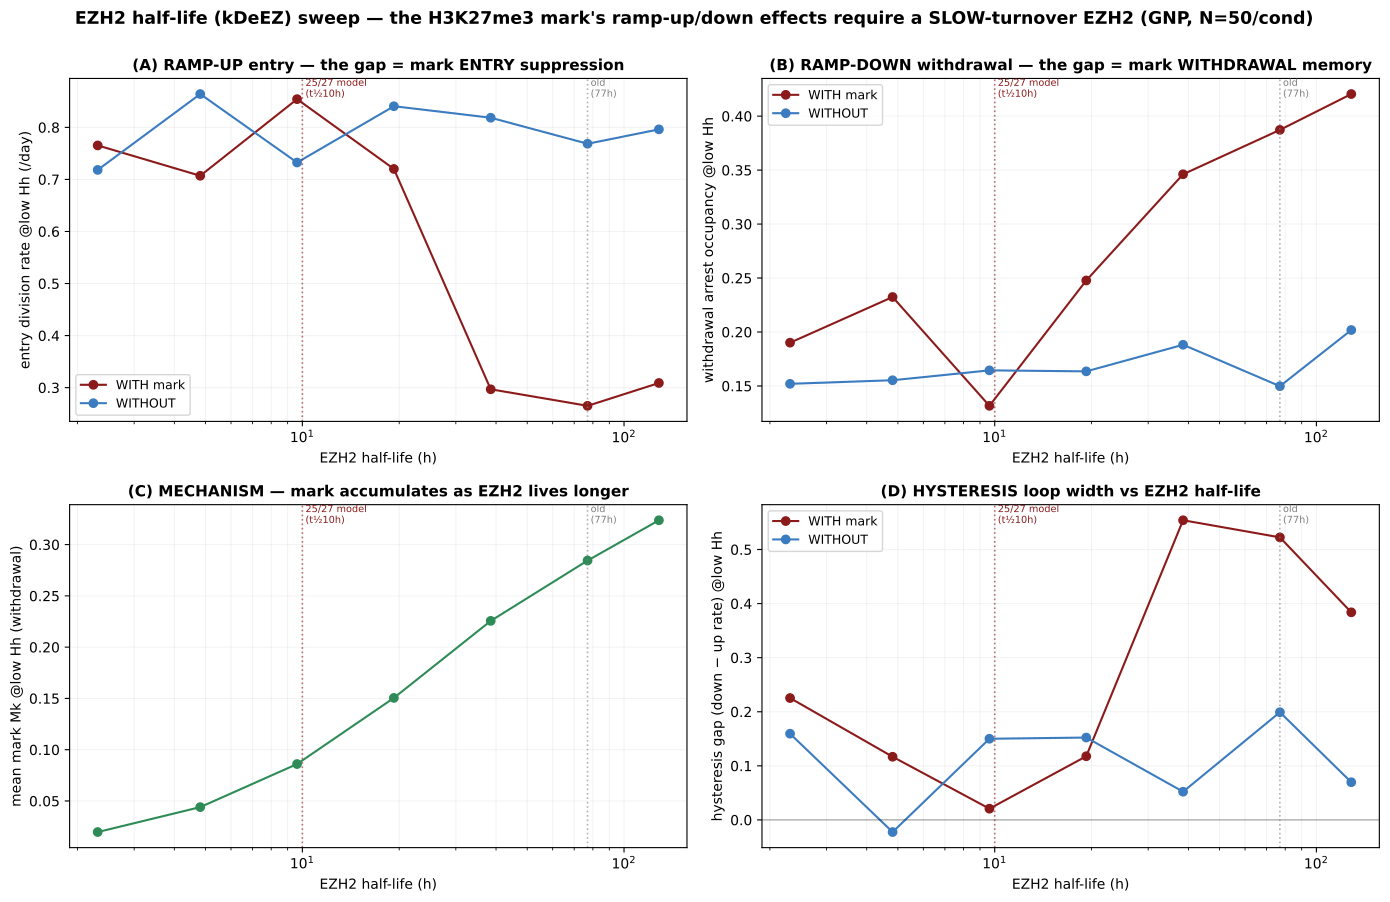

Write the Python code that produced this figure.
"""Sweep EZH2 protein half-life (kDeEZ) and observe the MARK's ramp-UP (entry) and ramp-DOWN
(withdrawal) effects. Tests the tension the 25/27 recalibration exposed: a FASTER EZH2 (short t1/2)
makes the H3K27me3 mark a poor slow-integrator -> weak entry/withdrawal/hysteresis effects; a SLOWER
EZH2 (long t1/2) lets the mark integrate -> strong effects. For each kDeEZ, runs ramp-up + ramp-down
ensembles WITH (f0_mk=0.145) vs WITHOUT (f0_mk=1.0) and reports low-Hh division rate, arrest occupancy,
mark level, and the entry/exit hysteresis gap vs t1/2.

Run:  ./venv/bin/python simulations/sim_mark_kdeez_ramp_sweep.py [--n=50] [--workers=9] [--fresh]
"""
import sys, os
sys.path.insert(0, os.path.dirname(os.path.dirname(os.path.abspath(__file__))))
import numpy as np
import matplotlib; matplotlib.use('Agg')
import matplotlib.pyplot as plt
import tellurium as te
import multiprocessing as mp
from src.build_model_v44_heldt import build_model_v44

SEL = ['time', 'SHH', 'P21', 'aRc', 'Dna', 'Mk']
GNP = dict(MYCN_amplification=1.0, Ptch1_copy_number=1.0, p16=0.0, p18=0.464, kSyP21=0.002, EZH2i=0)
SHH_LO, SHH_HI = 0.15, 1.00
SETTLE, D_RAMP, HOLD, CHUNK, NP = 5000.0, 6000.0, 5000.0, 60.0, 9
RECORD = D_RAMP + HOLD; DT = CHUNK / (NP - 1)
DWELL_CUT, P27_HI, PART = 2.0, 0.1, 0.30
KTL0, KTLEZ0, P21_MED, MU0 = 0.801, 0.004, 0.42, 0.0005
CD_SDLOG, P27_SDLOG, EZ_SDLOG = 0.633, 0.32, 0.51
SHH_BINS = np.linspace(0.12, 1.03, 17)
KDEEZ = [9e-5, 1.5e-4, 3e-4, 6e-4, 1.2e-3, 2.4e-3, 5e-3]     # t1/2 128,77,39,19,10,5,2.3 h
LOW = 0.5 * (SHH_BINS[:-1] + SHH_BINS[1:]) < 0.35            # low-Hh bins (entry/exit regime)
CACHE = 'simulations/sim_mark_kdeez_ramp_sweep_cache.npz'
_RR = None


def _init(_):
    global _RR
    _RR = te.loada(build_model_v44(with_ezh2=True, with_hh=True))
    _RR.integrator.setValue('absolute_tolerance', 1e-9); _RR.integrator.setValue('relative_tolerance', 1e-6)
    try: _RR.integrator.setValue('maximum_num_steps', 1000000)
    except Exception: pass
    try: _RR.integrator.setValue('maximum_time_step', 20.0)      # faster kDeEZ -> stiff withdrawal arrests
    except Exception: pass


def shh_of(t, proto):
    if proto == 'up': return SHH_LO + (SHH_HI - SHH_LO) * min(t / D_RAMP, 1.0)
    return SHH_HI + (SHH_LO - SHH_HI) * min(t / D_RAMP, 1.0)


def _work(task):
    i, proto, f0, kdeez, ktl, p21d, ktlez, mu = task
    rng = np.random.default_rng((hash((i, proto, f0, round(kdeez, 7))) & 0xFFFFFFFF))
    _RR.reset(); _RR['SHH'] = SHH_LO if proto == 'up' else SHH_HI
    for k, v in GNP.items(): _RR[k] = v
    _RR['k_Cd_translation'] = float(ktl); _RR['kTlEZ'] = float(ktlez); _RR['mu'] = float(mu)
    _RR['f0_mk'] = f0; _RR['P21_div'] = float(p21d); _RR['kDeEZ'] = float(kdeez)
    draw = lambda: float(p21d * np.exp(rng.normal(-PART * PART / 2.0, PART)))
    nb = len(SHH_BINS) - 1; z = np.zeros(nb)
    tm = 0.0; settle_end = SETTLE + int(rng.integers(0, 34)) * CHUNK
    while tm < settle_end:
        _RR['P21_div'] = draw()
        try: _RR.simulate(tm, tm + CHUNK, 2, selections=['time'])
        except Exception: return (kdeez, proto, f0, z, z.copy(), z.copy(), z.copy())
        tm += CHUNK
    T, SH, P21, ARC, DNA, MK = [], [], [], [], [], []
    t = 0.0
    while t < RECORD:
        _RR['P21_div'] = draw(); _RR['SHH'] = float(shh_of(t, proto)); r = None
        for atol in (1e-9, 1e-8, 1e-7):
            try:
                _RR.integrator.setValue('absolute_tolerance', atol)
                r = _RR.simulate(tm, tm + CHUNK, NP, selections=SEL); break
            except Exception: r = None
        if r is None: break
        for A, s in [(T, 'time'), (SH, 'SHH'), (P21, 'P21'), (ARC, 'aRc'), (DNA, 'Dna'), (MK, 'Mk')]:
            A.append(r[s][1:])
        t += CHUNK; tm += CHUNK
    if not T:
        return (kdeez, proto, f0, z, z.copy(), z.copy(), z.copy())
    T = np.concatenate(T); SH = np.concatenate(SH); P21 = np.concatenate(P21); ARC = np.concatenate(ARC); DNA = np.concatenate(DNA); MK = np.concatenate(MK)
    div = np.where((DNA[:-1] > 0.9) & (DNA[1:] < 0.1))[0]
    inS = (ARC > 0.05) & (DNA < 0.98); inG2 = DNA >= 0.98; preS = ~inS & ~inG2
    g0 = (preS & (P21 > P27_HI)).astype(np.int8)
    state = np.zeros(len(T), np.int8)
    d = np.diff(np.concatenate([[0], g0, [0]]))
    for s, e in zip(np.where(d == 1)[0], np.where(d == -1)[0]):
        ee = min(e, len(T) - 1)
        if T[ee] - T[s] < DWELL_CUT * 60: continue
        if np.any(div > ee): state[s:e] = 1
        else: state[s:] = 2; break
    bi = np.digitize(SH, SHH_BINS)
    nsamp = np.array([np.sum(bi == b) for b in range(1, len(SHH_BINS))], float)
    ndiv = np.histogram(SH[div], SHH_BINS)[0].astype(float) if len(div) else z.copy()
    narr = np.array([np.sum((bi == b) & (state == 2)) for b in range(1, len(SHH_BINS))], float)
    mksum = np.array([np.sum(MK[bi == b]) for b in range(1, len(SHH_BINS))], float)
    return (kdeez, proto, f0, ndiv, nsamp, narr, mksum)


def _arg(f, d):
    for a in sys.argv:
        if a.startswith(f + '='): return a.split('=', 1)[1]
    return d


if __name__ == '__main__':
    N = int(_arg('--n', 50)); WORKERS = int(_arg('--workers', max(1, mp.cpu_count() - 1)))
    if '--fresh' in sys.argv or not os.path.exists(CACHE):
        rng = np.random.default_rng(7)
        ktl = np.clip(KTL0 * np.exp(rng.normal(0, CD_SDLOG, N)), 0.15, 5.0)
        p21 = np.clip(P21_MED * np.exp(rng.normal(0, P27_SDLOG, N)), 0.15, 2.5)
        ktz = np.clip(KTLEZ0 * np.exp(rng.normal(0, EZ_SDLOG, N)), 0.0008, 0.02)
        mu = np.full(N, MU0)
        tasks = [(i, proto, f0, kd, ktl[i], p21[i], ktz[i], mu[i])
                 for kd in KDEEZ for f0 in (0.145, 1.0) for proto in ('up', 'down') for i in range(N)]
        print(f'{len(tasks)} cell-runs ({len(KDEEZ)} kDeEZ x 2 f0 x 2 protos x N={N})', flush=True)
        with mp.get_context('spawn').Pool(WORKERS, initializer=_init, initargs=(None,)) as pool:
            res = list(pool.imap_unordered(_work, tasks, chunksize=6))
        store = {}
        for kd in KDEEZ:
            for f0, tag in [(0.145, 'W'), (1.0, 'N')]:
                for proto in ('up', 'down'):
                    sub = [r for r in res if abs(r[0]-kd) < 1e-9 and r[2] == f0 and r[1] == proto]
                    ND = np.sum([r[3] for r in sub], 0); NS = np.sum([r[4] for r in sub], 0)
                    NA = np.sum([r[5] for r in sub], 0); MK = np.sum([r[6] for r in sub], 0)
                    key = f'{kd:.1e}_{tag}_{proto}'
                    store[key + '_rate'] = np.where(NS > 0, ND / (NS * DT) * 1440.0, np.nan)
                    store[key + '_arr'] = np.where(NS > 0, NA / NS, np.nan)
                    store[key + '_mk'] = np.where(NS > 0, MK / NS, np.nan)
        np.savez(CACHE, KDEEZ=KDEEZ, **store)
        print('cached ->', CACHE, flush=True)

    z = np.load(CACHE)
    KD = list(z['KDEEZ']); th = [np.log(2) / k / 60 for k in KD]
    def lowmean(kd, tag, proto, kind):
        v = z[f'{kd:.1e}_{tag}_{proto}_{kind}']; return float(np.nanmean(v[LOW]))
    ent = {t: [lowmean(kd, t, 'up', 'rate') for kd in KD] for t in 'WN'}      # entry proliferation (low Hh)
    arr = {t: [lowmean(kd, t, 'down', 'arr') for kd in KD] for t in 'WN'}     # withdrawal arrest (low Hh)
    mk = {t: [lowmean(kd, t, 'down', 'mk') for kd in KD] for t in 'WN'}       # mark level (low Hh, withdrawal)
    hys = {t: [lowmean(kd, t, 'down', 'rate') - lowmean(kd, t, 'up', 'rate') for kd in KD] for t in 'WN'}

    fig, ax = plt.subplots(2, 2, figsize=(14, 9))
    def mark_models(a):
        a.axvline(10, color='#8b1a1a', ls=':', lw=1.2, alpha=0.6); a.axvline(77, color='grey', ls=':', lw=1.2, alpha=0.6)
        a.text(10, a.get_ylim()[1], ' 25/27 model\n (t½10h)', color='#8b1a1a', fontsize=7, va='top')
        a.text(77, a.get_ylim()[1], ' old\n (77h)', color='grey', fontsize=7, va='top')
    a = ax[0, 0]
    a.plot(th, ent['W'], '-o', color='#8b1a1a', label='WITH mark'); a.plot(th, ent['N'], '-o', color='#3b7bbf', label='WITHOUT')
    a.set_xscale('log'); a.set_xlabel('EZH2 half-life (h)'); a.set_ylabel('entry division rate @low Hh (/day)')
    a.set_title('(A) RAMP-UP entry — the gap = mark ENTRY suppression', fontweight='bold', fontsize=11); a.legend(fontsize=9); a.grid(alpha=0.15, which='both'); mark_models(a)
    a = ax[0, 1]
    a.plot(th, arr['W'], '-o', color='#8b1a1a', label='WITH mark'); a.plot(th, arr['N'], '-o', color='#3b7bbf', label='WITHOUT')
    a.set_xscale('log'); a.set_xlabel('EZH2 half-life (h)'); a.set_ylabel('withdrawal arrest occupancy @low Hh')
    a.set_title('(B) RAMP-DOWN withdrawal — the gap = mark WITHDRAWAL memory', fontweight='bold', fontsize=11); a.legend(fontsize=9); a.grid(alpha=0.15, which='both'); mark_models(a)
    a = ax[1, 0]
    a.plot(th, mk['W'], '-o', color='#2e8b57')
    a.set_xscale('log'); a.set_xlabel('EZH2 half-life (h)'); a.set_ylabel('mean mark Mk @low Hh (withdrawal)')
    a.set_title('(C) MECHANISM — mark accumulates as EZH2 lives longer', fontweight='bold', fontsize=11); a.grid(alpha=0.15, which='both'); mark_models(a)
    a = ax[1, 1]
    a.plot(th, hys['W'], '-o', color='#8b1a1a', label='WITH mark'); a.plot(th, hys['N'], '-o', color='#3b7bbf', label='WITHOUT')
    a.axhline(0, color='k', lw=0.7, alpha=0.4)
    a.set_xscale('log'); a.set_xlabel('EZH2 half-life (h)'); a.set_ylabel('hysteresis gap (down − up rate) @low Hh')
    a.set_title('(D) HYSTERESIS loop width vs EZH2 half-life', fontweight='bold', fontsize=11); a.legend(fontsize=9); a.grid(alpha=0.15, which='both'); mark_models(a)
    fig.suptitle('EZH2 half-life (kDeEZ) sweep — the H3K27me3 mark\'s ramp-up/down effects require a SLOW-turnover EZH2 (GNP, N=%d/cond)' % int(_arg('--n', 50)),
                 fontsize=12.5, fontweight='bold', y=1.0)
    plt.tight_layout()
    plt.savefig('simulations/sim_mark_kdeez_ramp_sweep.png', dpi=150, bbox_inches='tight')
    plt.savefig('simulations/sim_mark_kdeez_ramp_sweep.pdf', bbox_inches='tight')
    print('Saved sim_mark_kdeez_ramp_sweep.png')
    for kd, t in zip(KD, th):
        print(f't½ {t:5.0f}h: entry W/N {lowmean(kd,"W","up","rate"):.2f}/{lowmean(kd,"N","up","rate"):.2f}  arrest W/N {lowmean(kd,"W","down","arr"):.2f}/{lowmean(kd,"N","down","arr"):.2f}  Mk {lowmean(kd,"W","down","mk"):.2f}')
